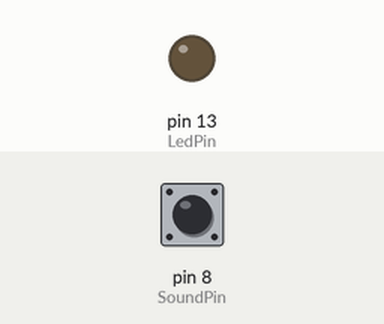
A sketch run on a simulated Arduino Uno, built with avr-gcc and run on an emulated ATmega328P. On the bench: output pins drawn as LEDs (lit = HIGH). Dashed ring = blinking. Inputs (shaded band) come from the test bench; at power-on: pin 8 (SoundPin) LOW. What the sketch prints to the serial monitor is not drawn.

Above: at 1.2 s.
1.3 s: pin 8 (SoundPin) driven HIGH
At 2.5 s:
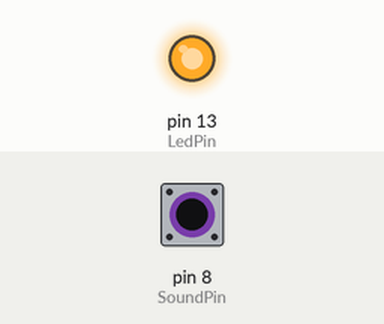
2.8 s: pin 8 (SoundPin) driven LOW
At 3.6 s:
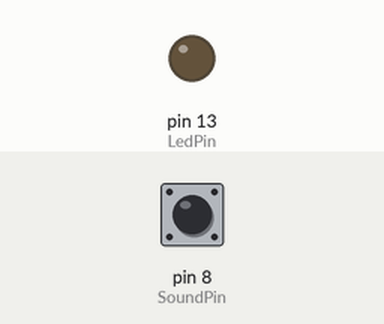
4.3 s: pin 8 (SoundPin) pulsed HIGH 2 times (0.12 s each, 0.3 s apart)
At 4.36 s:
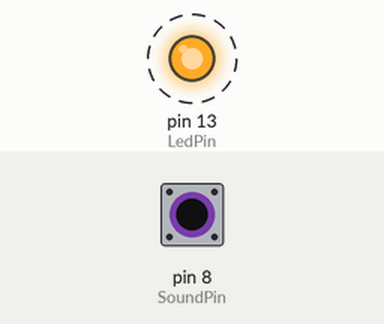
6.4 s: pin 8 (SoundPin) pulsed HIGH 5 times (0.12 s each, 0.3 s apart)
At 8.1 s:
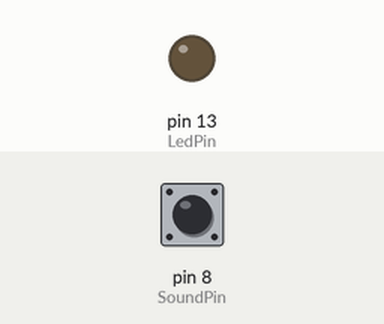
Timing chart, 0 to 9.6 s (numbered marks = the images above; inputs shaded):
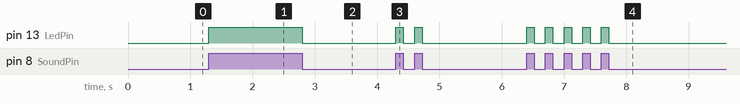

The sketch:

SoundDetector.ino
```cpp
// Pin 13 is the pin to the default LED on the board
// We could have used the predefined LED_BUILTIN, which
// is the same. I just wanted to show this as well.
// And of course, now you can attach an external
// LED to the board, if you want.
#define LedPin 13
// This pin is triggered when a sound is detected
#define SoundPin 8

int _prevResult = LOW;

void setup() {
  // This runs once, at the startup

  // Set the direction for the LED to OUTPUT:
  // We are writing to this.
  pinMode(LedPin, OUTPUT);

  // Set the direction for the sound detector to INPUT:
  // We are reading from this.
  pinMode(SoundPin, INPUT);

  Serial.begin(9600);
}

void loop() {

  // This code runs all the time...
  // Read the results from the detector.
  int soundPinData = digitalRead(SoundPin);
  // Detect a change...
  if(soundPinData != _prevResult){
      // There is a change. Let's notify Windows
    _prevResult = soundPinData;
    if(soundPinData == HIGH)
    {
      Serial.write(1);
      digitalWrite(LED_BUILTIN, HIGH);
    }
    else{
      Serial.write(0);
      digitalWrite(LED_BUILTIN, LOW);
    }
    delay(100);
  }

}
```

Measured:
- after the input at 1.3 s, pin 13 (LedPin): LOW → HIGH at once
- after the input at 2.8 s, pin 13 (LedPin): HIGH → LOW at once
- after the input at 4.3 s, pin 13 (LedPin): alternates HIGH for 0.12 s and LOW for 0.18 s, 4 changes in all, then stays LOW, starting at once
- after the input at 6.4 s, pin 13 (LedPin): alternates HIGH for 0.12 s and LOW for 0.18 s, 10 changes in all, then stays LOW, starting at once
